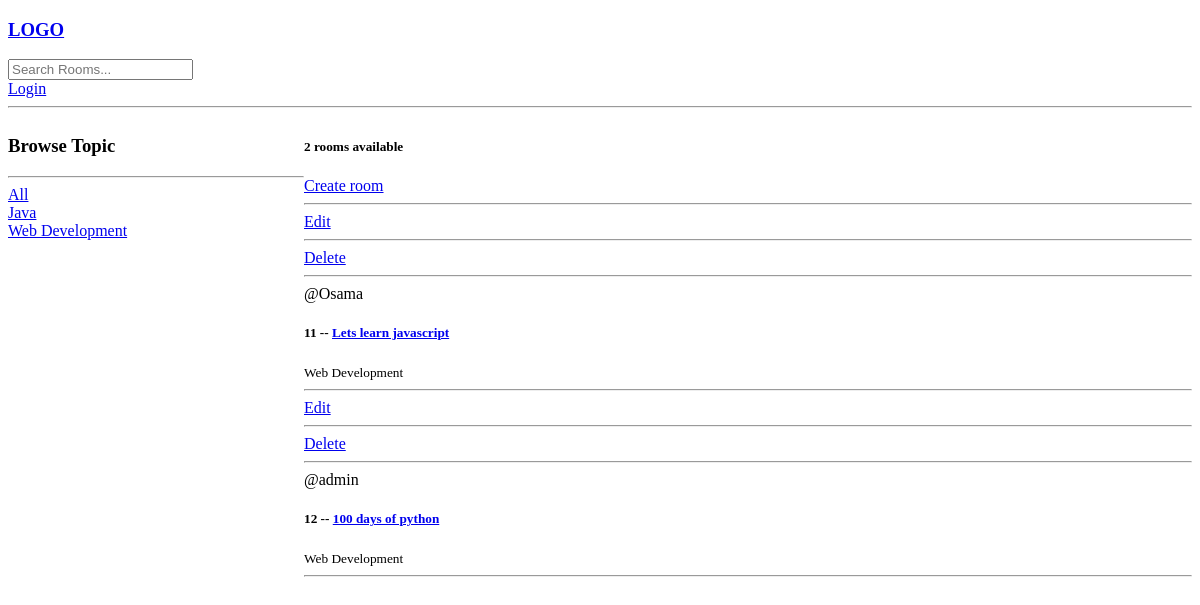
Before: / with the older database file.
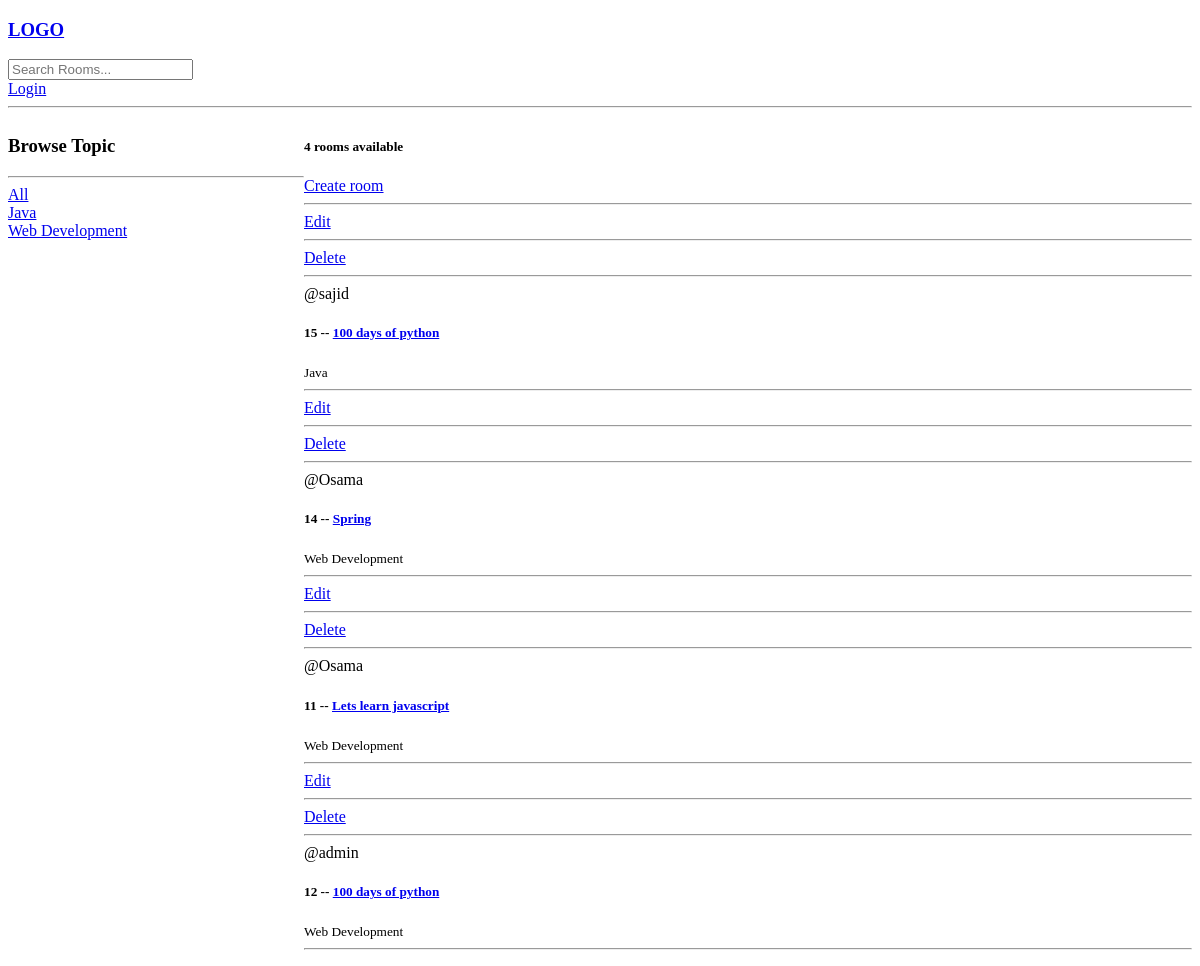
After: the same page with the newer database file.
### base/models.py (models this page shows, shortened)
class Topic (models.Model):
        name = models.CharField(max_length=200)
        def __str__(self):
                return self.name

class Room(models.Model ):
        host = models.ForeignKey(User, on_delete=models.SET_NULL , null=True)
        topic = models.ForeignKey(Topic, on_delete=models.SET_NULL , null=True)
        name = models.CharField(max_length=200)
        description = models.TextField(null=True, blank=True)
        update=models.DateTimeField(auto_now=True)
        created = models.DateTimeField(auto_now_add=True)
        class Meta:
                ordering = ['-update', '-created']             # ordering in Descending Order

### base/views.py (the view)
# urls.py: path("",views.home, name="home"),
def home(request):
    q= request.GET.get('q') if request.GET.get('q') != None else ''
    rooms = Room.objects.filter(
        Q(topic__name__icontains=q) |
        Q(name__icontains=q) |
        Q(description__icontains=q)
        )
    topics = Topic.objects.all()
    room_count = rooms.count()
    context = {'rooms':rooms, 'topics':topics , 'room_count':room_count}
    return render(request , 'base/home.html', context )

### base/templates/base/home.html (shortened to what this page needs)
{% extends 'main.html' %}
{% block content %}
<div class="home-container">
    <div>
        <h3>Browse Topic</h3>
        <hr>
        <div>
            <a href="{% url 'home'%}">All</a>
        </div>
        {% for topic in topics %}
            <div>
                <a href="{% url 'home'%}?q={{topic.name}}">{{topic}}</a>
            </div>
        {% endfor %}
    </div>
    <div>
        <h5>{{room_count}} rooms available</h5>
        <a href="{% url 'create-room' %}">Create room</a> <br><hr>
        <div>
            {% for room in rooms %}
            {% if request.user != room.host %}
            <a href="{% url 'update-room' room.id %}">Edit</a> <br><hr>
            <a href="{% url 'delete-room' room.id %}">Delete</a>
            <br><hr>
            {% endif %}
            <span>@{{room.host.username}}</span>
            <h5>{{room.id}} -- <a href="/room/{{room.id}}">{{room.name}} </a> </h5>
            <small>{{room.topic.name}}</small>
            <br><hr>
            {% endfor %}
        </div>
    </div>
</div
{% endblock content %}

Changed rows visible on the page:
added Room: shows "Edit", host.username "sajid", id "15", name "100 days of python", topic.name "Java"
added Room: shows "Edit", host.username "Osama", id "14", name "Spring", topic.name "Web Development"
Other visible differences:
{{ room_count }}: "2" → "4"
